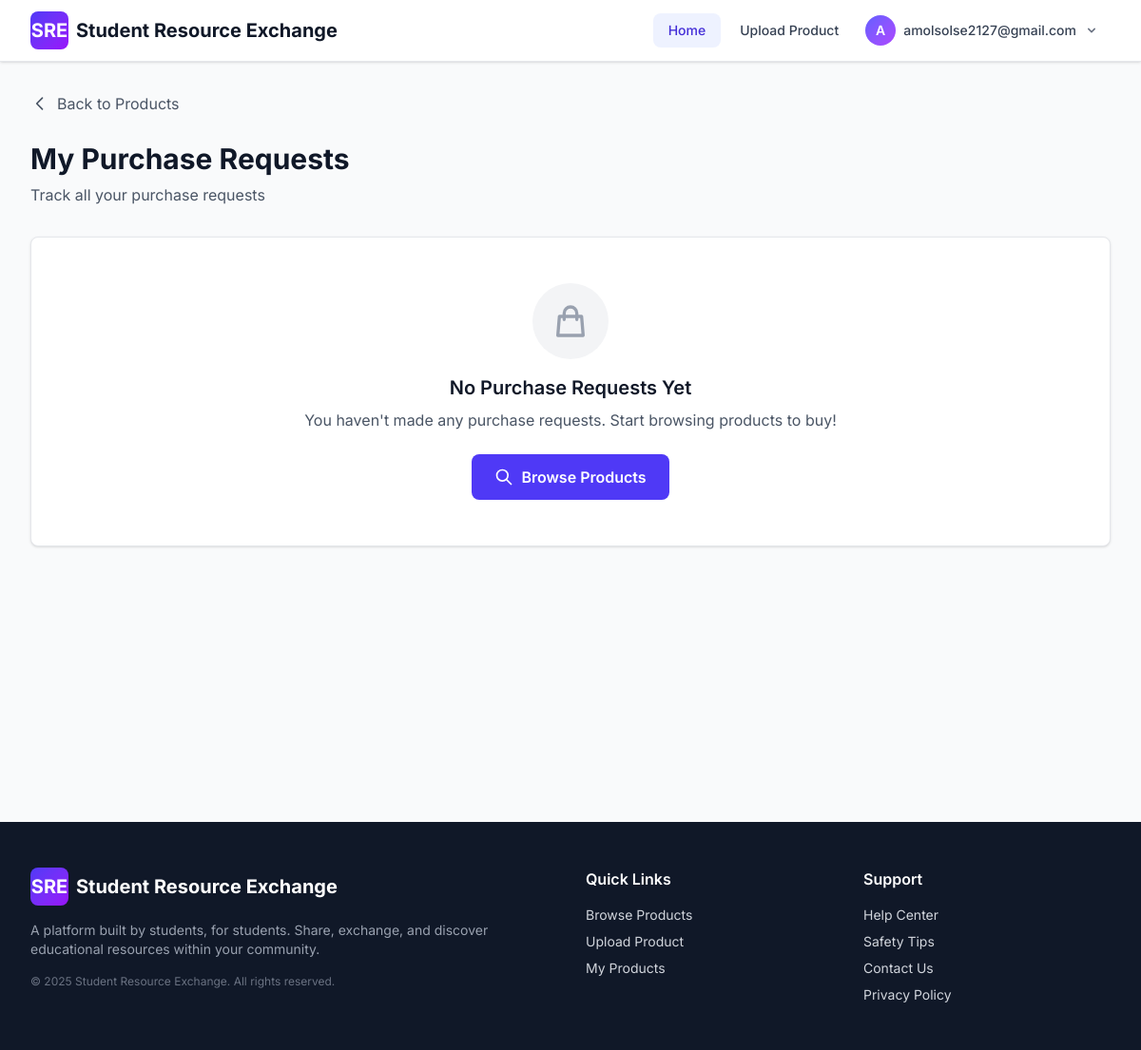
Before: /products/my-purchase-requests/ (signed in) with the older database file.
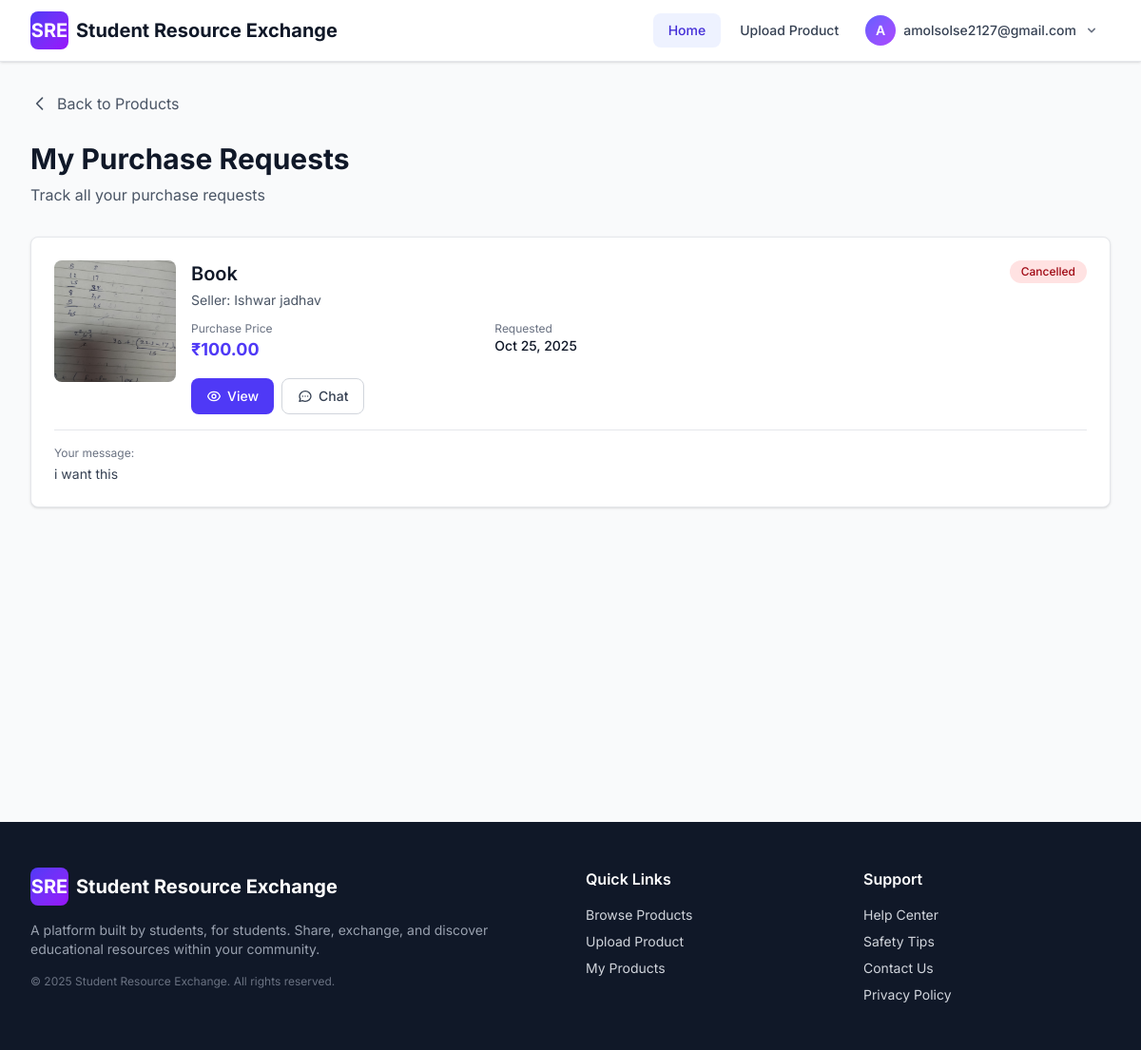
After: the same page with the newer database file.
### products/models.py (models this page shows, shortened)
class PurchaseRequest(models.Model):
    STATUS_CHOICES = [
        ('pending', 'Pending'),
        ('approved', 'Approved - Awaiting Pickup'),
        ('rejected', 'Rejected'),
        ('completed', 'Completed - Item Delivered'),
        ('cancelled', 'Cancelled'),
    ]
    product = models.ForeignKey(
        Product,
        on_delete=models.CASCADE,
        related_name='purchase_requests'
    )
    buyer = models.ForeignKey(
        User,
        on_delete=models.CASCADE,
        related_name='purchase_requests_made'
    )
    seller = models.ForeignKey(
        User,
        on_delete=models.CASCADE,
        related_name='purchase_requests_received'
    )
    status = models.CharField(
        max_length=20,
        choices=STATUS_CHOICES,
        default='pending'
    )
    message = models.TextField(
        blank=True,
        null=True,
        help_text="Message from buyer to seller"
    )
    purchase_price = models.DecimalField(
        max_digits=10,
        decimal_places=2,
        help_text="Agreed purchase price"
    )
    request_date = models.DateTimeField(auto_now_add=True)
    approved_date = models.DateTimeField(blank=True, null=True)
    completed_date = models.DateTimeField(blank=True, null=True)
    seller_response = models.TextField(
        blank=True,
        null=True,
        help_text="Response message from seller"
    )
    handover_otp_verified = models.BooleanField(
        default=False,
        help_text="Whether handover OTP has been verified (item transfer confirmed)"
    )
    handover_otp_verified_at = models.DateTimeField(
        blank=True,
        null=True,
        help_text="When handover OTP was verified"
    )
    seller_shares_location = models.BooleanField(
        default=False,
        help_text="Whether seller has agreed to share precise location for this request"
    )
    buyer_shares_location = models.BooleanField(
        default=False,
        help_text="Whether buyer has agreed to share precise location for this request"
    )
    created_at = models.DateTimeField(auto_now_add=True)
    updated_at = models.DateTimeField(auto_now=True)
    class Meta:
        db_table = 'purchase_requests'
        ordering = ['-created_at']
        verbose_name = 'Purchase Request'
        verbose_name_plural = 'Purchase Requests'

class Product(models.Model):
    CATEGORY_CHOICES = [
        ('books', 'Books'),
        ('notes', 'Notes'),
        ('electronics', 'Electronics'),
        ('stationery', 'Stationery'),
        ('lab_equipment', 'Lab Equipment'),
        ('other', 'Other'),
    ]
    CONDITION_CHOICES = [
        ('new', 'New'),
        ('like_new', 'Like New'),
        ('good', 'Good'),
        ('fair', 'Fair'),
        ('poor', 'Poor'),
    ]
    LISTING_TYPE_CHOICES = [
        ('sell', 'For Sale'),
        ('lend', 'For Lending'),
        ('both', 'Sale or Lend'),
    ]
    title = models.CharField(max_length=255, help_text="Product name or title")
    description = models.TextField(help_text="Detailed description of the product")
    category = models.CharField(max_length=50, choices=CATEGORY_CHOICES, default='other')
    condition = models.CharField(max_length=20, choices=CONDITION_CHOICES, default='good')
    listing_type = models.CharField(
        max_length=10,
        choices=LISTING_TYPE_CHOICES,
        default='sell',
        help_text="Whether this item is for sale, lending, or both"
    )
    price = models.DecimalField(
        max_digits=10,
        decimal_places=2,
        validators=[MinValueValidator(0.01)],
        help_text="Price in INR (₹) - for selling",
        blank=True,
        null=True
    )
    borrow_price_per_day = models.DecimalField(
        max_digits=10,
        decimal_places=2,
        validators=[MinValueValidator(0.01)],
        help_text="Daily rental price in INR (₹)",
        blank=True,
        null=True
    )
    borrow_deposit = models.DecimalField(
        max_digits=10,
        decimal_places=2,
        validators=[MinValueValidator(0)],
        help_text="Refundable deposit amount in INR (₹)",
        blank=True,
        null=True,
        default=0
    )
    max_borrow_days = models.IntegerField(
        default=30,
        validators=[MinValueValidator(1)],
        help_text="Maximum number of days item can be borrowed"
    )
    is_currently_borrowed = models.BooleanField(
        default=False,
        help_text="Is this item currently borrowed by someone?"
    )
    image1 = models.ImageField(
        upload_to=product_image_upload_path,
        blank=True,
        null=True,
        help_text="Primary product image (required)"
    )
    image2 = models.ImageField(
        upload_to=product_image_upload_path,
        blank=True,
        null=True,
        help_text="Additional image (optional)"
    )
    image3 = models.ImageField(
        upload_to=product_image_upload_path,
        blank=True,
        null=True,
        help_text="Additional image (optional)"
    )
    image4 = models.ImageField(
        upload_to=product_image_upload_path,
        blank=True,
        null=True,
        help_text="Additional image (optional)"
    )
    image5 = models.ImageField(
        upload_to=product_image_upload_path,
        blank=True,
        null=True,
        help_text="Additional image (optional)"
    )
    seller = models.ForeignKey(User, on_delete=models.CASCADE, related_name='products')
    is_available = models.BooleanField(default=True, help_text="Is this product still available?")
    views = models.IntegerField(default=0, editable=False)
    created_at = models.DateTimeField(auto_now_add=True)
    updated_at = models.DateTimeField(auto_now=True)
    class Meta:
        db_table = 'products'
        ordering = ['-created_at']
        verbose_name = 'Product'
        verbose_name_plural = 'Products'
    def get_primary_image(self):
        if self.image1:
            return self.image1
        for i in range(2, 6):
            img = getattr(self, f'image{i}')
            if img:
                return img
        return None

### registration/models.py (models this page shows, shortened)
class User(models.Model):
    id = models.AutoField(primary_key=True)
    email = models.EmailField(unique=True, db_index=True, max_length=255)
    password_hash = models.CharField(max_length=128)
    college_id = models.CharField(max_length=100)
    name = models.CharField(max_length=255, blank=True, null=True)
    college_name = models.CharField(max_length=255, blank=True, null=True)
    university_name = models.CharField(max_length=255, blank=True, null=True)
    rating = models.IntegerField(default=0)
    email_verified = models.BooleanField(default=False)
    is_admin = models.BooleanField(default=False)
    address_line1 = models.CharField(max_length=255, blank=True, null=True)
    address_line2 = models.CharField(max_length=255, blank=True, null=True)
    city = models.CharField(max_length=100, blank=True, null=True)
    state_province = models.CharField(max_length=100, blank=True, null=True)
    zip_postal_code = models.CharField(max_length=20, blank=True, null=True)
    country = models.CharField(max_length=100, blank=True, null=True)
    latitude = models.DecimalField(
        max_digits=9,
        decimal_places=6,
        blank=True,
        null=True,
        validators=[MinValueValidator(-90), MaxValueValidator(90)],
        help_text="Latitude coordinate"
    )
    longitude = models.DecimalField(
        max_digits=9,
        decimal_places=6,
        blank=True,
        null=True,
        validators=[MinValueValidator(-180), MaxValueValidator(180)],
        help_text="Longitude coordinate"
    )
    share_precise_location = models.BooleanField(
        default=False,
        help_text="Share exact location with approved requesters"
    )
    created_at = models.DateTimeField(auto_now_add=True)
    updated_at = models.DateTimeField(auto_now=True)
    class Meta:
        db_table = 'user'
        ordering = ['-created_at']
        indexes = [
            models.Index(fields=['latitude', 'longitude']),
        ]

### products/views.py (the view)
# urls.py: path('my-purchase-requests/', views.my_purchase_requests, name='my_purchase_requests'),
@login_required
def my_purchase_requests(request):
    from .models import PurchaseRequest
    from registration.models import User
    user = User.objects.get(id=request.session['user_id'])
    purchase_requests = PurchaseRequest.objects.filter(
        buyer=user
    ).select_related('product', 'seller').order_by('-created_at')
    context = {
        'purchase_requests': purchase_requests,
        'is_buyer_view': True,
    }
    return render(request, 'products/my_purchase_requests.html', context)

### chat/context_processors.py (called while the page is built)
def unread_messages(request):
    user_id = request.session.get('user_id')
    if not user_id:
        return {'unread_message_count': 0}
    cache_key = f'unread_message_count_{user_id}'
    unread_count = cache.get(cache_key)
    if unread_count is None:
        from registration.models import User
        try:
            user = User.objects.get(id=user_id)
            unread_count = Conversation.get_total_unread_count(user)
            cache.set(cache_key, unread_count, 30)
        except User.DoesNotExist:
            unread_count = 0
            cache.set(cache_key, unread_count, 30)
        except DatabaseError as e:
            logger.error(f"Database error in unread_messages context processor for user_id {user_id}: {e}")
            unread_count = 0
    return {'unread_message_count': unread_count}

### chat/models.py (called while the page is built)
    @staticmethod
    def get_total_unread_count(user):
        return Message.objects.filter(
            Q(conversation__buyer=user) | Q(conversation__seller=user)
        ).exclude(sender=user).filter(is_read=False).count()

### products/templates/products/my_purchase_requests.html (shortened to what the changed rows need)
{% extends "base.html" %}
{% block content %}
<div class="min-h-screen bg-gray-50 py-4 sm:py-6 lg:py-8">
    <div class="max-w-7xl mx-auto px-4 sm:px-6 lg:px-8">
        <div class="mb-6 sm:mb-8">
            <h1 class="text-2xl sm:text-3xl font-bold text-gray-900">My Purchase Requests</h1>
        </div>
        {% if purchase_requests %}
        <div class="grid grid-cols-1 gap-4 sm:gap-6">
            {% for request in purchase_requests %}
            <div class="bg-white rounded-lg shadow-sm border border-gray-200 hover:shadow-md transition-all">
                <div class="p-4 sm:p-6">
                    <div class="flex flex-col lg:flex-row lg:items-start gap-4">
                        <div class="flex-shrink-0">
                            {% if request.product.get_primary_image %}
                            <img src="{{ request.product.get_primary_image.url }}"
                                 alt="{{ request.product.title }}"
                                 class="w-full lg:w-32 h-32 object-cover rounded-lg">
                            {% else %}
                            <div class="w-full lg:w-32 h-32 bg-indigo-100 rounded-lg flex items-center justify-center text-3xl sm:text-4xl">
                                📦
                            </div>
                            {% endif %}
                        </div>
                        <div class="flex-1 min-w-0">
                            <div class="flex flex-col sm:flex-row sm:items-start sm:justify-between gap-2 mb-3">
                                <div class="min-w-0 flex-1">
                                    <h3 class="text-lg sm:text-xl font-semibold text-gray-900 truncate">{{ request.product.title }}</h3>
                                    <p class="text-sm text-gray-600 truncate mt-1">Seller: {{ request.seller.name|default:request.seller.email }}</p>
                                </div>
                                <span class="inline-flex items-center px-3 py-1 rounded-full text-xs font-medium self-start flex-shrink-0
                                    {% if request.status == 'pending' %}bg-yellow-100 text-yellow-800
                                    {% elif request.status == 'approved' %}bg-green-100 text-green-800
                                    {% elif request.status == 'completed' %}bg-blue-100 text-blue-800
                                    {% elif request.status == 'rejected' or request.status == 'cancelled' %}bg-red-100 text-red-800
                                    {% else %}bg-gray-100 text-gray-800{% endif %}">
                                    {{ request.get_status_display }}
                                </span>
                            </div>
                            <div class="grid grid-cols-2 sm:grid-cols-3 gap-3 sm:gap-4 mb-4">
                                <div>
                                    <p class="text-xs text-gray-500">Purchase Price</p>
                                    <p class="text-base sm:text-lg font-bold text-indigo-600">₹{{ request.purchase_price }}</p>
                                </div>
                                <div>
                                    <p class="text-xs text-gray-500">Requested</p>
                                    <p class="text-sm font-medium text-gray-900">{{ request.request_date|date:"M d, Y" }}</p>
                                </div>
                            </div>
                            <div class="flex flex-wrap gap-2">
                                <a href="{% url 'products:purchase_request_detail' request.id %}"
                                   class="inline-flex items-center px-3 sm:px-4 py-2 bg-indigo-600 text-white text-xs sm:text-sm font-medium rounded-lg hover:bg-indigo-700 transition-colors">
                                    <span class="xs:hidden">View</span>
                                </a>
                                <a href="{% url 'chat:start_conversation_with_user' request.product.id request.seller.id %}"
                                   class="inline-flex items-center px-3 sm:px-4 py-2 border border-gray-300 text-gray-700 text-xs sm:text-sm font-medium rounded-lg hover:bg-gray-50 transition-colors">
                                    <span class="xs:hidden">Chat</span>
                                </a>
                            </div>
                        </div>
                    </div>
                    {% if request.message %}
                    <div class="mt-4 pt-4 border-t border-gray-200">
                        <p class="text-xs text-gray-500 mb-1">Your message:</p>
                        <p class="text-xs sm:text-sm text-gray-700 break-words">{{ request.message }}</p>
                    </div>
                    {% endif %}
                </div>
            </div>
            {% endfor %}
        </div>
        {% else %}
        <div class="bg-white rounded-lg shadow-sm border border-gray-200 p-8 sm:p-12 text-center">
            <div class="w-16 h-16 sm:w-20 sm:h-20 bg-gray-100 rounded-full flex items-center justify-center mx-auto mb-4">
                <svg class="w-8 h-8 sm:w-10 sm:h-10 text-gray-400" fill="none" stroke="currentColor" viewBox="0 0 24 24">
                    <path stroke-linecap="round" stroke-linejoin="round" stroke-width="2" d="M16 11V7a4 4 0 00-8 0v4M5 9h14l1 12H4L5 9z"/>
                </svg>
            </div>
            <h3 class="text-lg sm:text-xl font-semibold text-gray-900 mb-2">No Purchase Requests Yet</h3>
            <p class="text-sm sm:text-base text-gray-600 mb-6">You haven't made any purchase requests. Start browsing products to buy!</p>
            <a href="{% url 'products:product_list' %}"
               class="inline-flex items-center px-6 py-3 bg-indigo-600 text-white font-semibold rounded-lg hover:bg-indigo-700 transition-colors">
                <svg class="w-5 h-5 mr-2" fill="none" stroke="currentColor" viewBox="0 0 24 24">
                    <path stroke-linecap="round" stroke-linejoin="round" stroke-width="2" d="M21 21l-6-6m2-5a7 7 0 11-14 0 7 7 0 0114 0z"/>
                </svg>
                Browse Products
            </a>
        </div>
        {% endif %}
    </div>
</div>
{% endblock %}

Changed rows visible on the page:
added PurchaseRequest: product.get_primary_image (picture), product "Book", seller.name "Ishwar jadhav", status "Cancelled", purchase_price "100.00", request_date "Oct 25, 2025", message "i want this"
Other visible differences:
text no longer shown: "No Purchase Requests Yet You haven't made any purchase requests. Start browsing products to buy! Browse Products"
